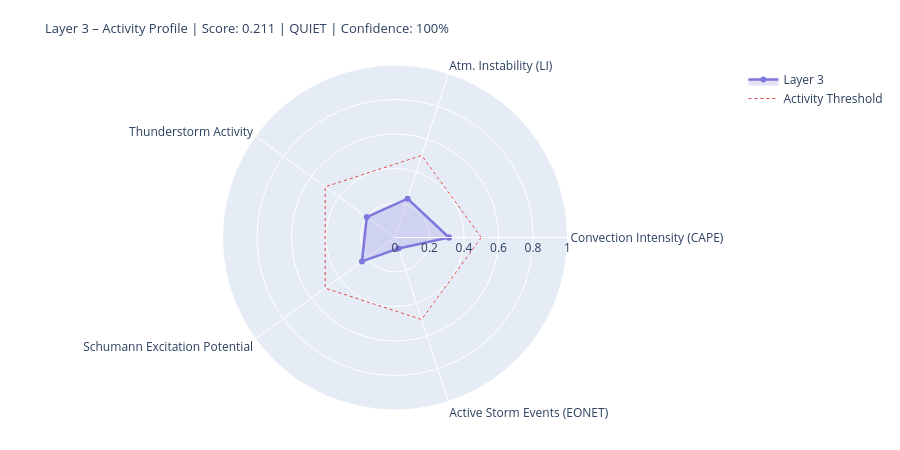

Source (notebook cell):
### Markdown cell above
---
## 4. State Assessment & Handoff to Layer 4/5

### Code cell
# ============================================================
# LAYER-3-SCORE
# Five dynamic components
# ============================================================

def norm(v, lo, hi):
    if v is None or (isinstance(v, float) and math.isnan(v)): return None
    return round(max(0.0, min(1.0, (v - lo) / (hi - lo))), 4)

# --- 1) Convection intensity (global CAPE mean) ---
cape_mean = df_atm['cape'].dropna().mean() if not df_atm.empty else None
conv_score = norm(cape_mean, 0, 3000)
conv_src   = 'primary' if cape_mean is not None else 'missing'

# --- 2) Atmospheric instability (LI mean) ---
li_mean   = df_atm['li'].dropna().mean() if not df_atm.empty else None
# Negative LI = unstable → higher score
instab_score = norm(-li_mean if li_mean is not None else None, -6, 6)
instab_src   = 'primary' if li_mean is not None else 'missing'

# --- 3) Thunderstorm activity (mean thunder score + WMO count) ---
thunder_mean = df_atm['thunder_score'].mean() if not df_atm.empty else None
n_thunder    = int(df_atm['thunderstorm'].sum()) if not df_atm.empty else 0
thunder_score_val = norm(
    (thunder_mean or 0) * 0.7 + n_thunder * 0.1, 0, 1.0
) if thunder_mean is not None else None
thunder_src = 'primary'

# --- 4) Schumann excitation potential (weighted Schumann contribution) ---
schumann_pot = df_atm['schumann_contribution'].mean() if not df_atm.empty else None
# Boosted by Layer-2 thunderstorm trigger
if schumann_pot is not None and l2_thunder:
    schumann_pot = min(1.0, schumann_pot * 1.2)
schumann_score = norm(schumann_pot, 0, 1.0) if schumann_pot is not None else None
schumann_src   = 'derived'

# --- 5) Storm activity (NASA EONET) ---
# Distinction: None = data not loaded, 0.0 = loaded but no events
storm_score = None
storm_src   = 'missing'
if raw.get('storms') is not None:          # API reached successfully
    storm_score = norm(len(storm_events), 0, 30) if storm_events else 0.0
    storm_src   = 'primary'

# X-Ray and Kp: context only, not in dynamic score
# (X-Ray = Layer-0/4 driver; Kp = geomagnetic index, not a lightning proxy)
xray_context = None
if raw.get('xray'):
    df_xc = pd.DataFrame(raw['xray'])
    fc = next((c for c in df_xc.columns
               if any(k in c.lower() for k in ['flux','long']) and 'time' not in c.lower()),
              df_xc.columns[1])
    df_xc[fc] = pd.to_numeric(df_xc[fc], errors='coerce')
    xray_last = df_xc[fc].dropna().iloc[-1] if not df_xc[fc].dropna().empty else None
    if xray_last:
        xray_class = ('X' if xray_last>=1e-4 else 'M' if xray_last>=1e-5
                      else 'C' if xray_last>=1e-6 else 'B')
        xray_context = {'flux': float(xray_last), 'class': xray_class}
        print(f'X-Ray context: {xray_class}-class ({xray_last:.2e} W/m²)')

# --- Aggregate ---
COMPONENTS = {
    'Convection Intensity (CAPE)':  {'score': conv_score,       'source': conv_src,    'dynamic': True},
    'Atm. Instability (LI)':         {'score': instab_score,     'source': instab_src,  'dynamic': True},
    'Thunderstorm Activity':              {'score': thunder_score_val, 'source': thunder_src, 'dynamic': True},
    'Schumann Excitation Potential':   {'score': schumann_score,   'source': schumann_src,'dynamic': True},
    'Active Storm Events (EONET)': {'score': storm_score,      'source': storm_src,   'dynamic': True},
}

available   = {k: v['score'] for k, v in COMPONENTS.items() if v['score'] is not None}
unavailable = [k for k, v in COMPONENTS.items() if v['score'] is None]
layer3_score = round(sum(available.values()) / len(available), 4) if available else None
confidence   = round(len(available) / len(COMPONENTS), 2)
level = ('unknown' if layer3_score is None
         else 'quiet'   if layer3_score < 0.3
         else 'moderate' if layer3_score < 0.6
         else 'active')
dominant_l3 = max(available, key=available.get) if available else 'none'

# --- Ausgabe ---
W = 68
print('=' * W)
print('LAYER 3 – ATMOSPHERE / WEATHER / THUNDERSTORMS – STATE ASSESSMENT')
print('=' * W)
for name, comp in COMPONENTS.items():
    s = comp['score']
    if s is not None:
        bar = '█' * int(s * 20) + '░' * (20 - int(s * 20))
        print(f'  {name:<36} {bar}  {s:.3f}  [{comp["source"]}]')
    else:
        print(f'  {name:<36} {"─" * 20}  n/a   [missing]')
print('-' * W)
print(f'  Score:        {layer3_score:.3f}  ({len(available)}/{len(COMPONENTS)} components)')
print(f'  Confidence:   {confidence:.0%}')
print(f'  Level:        {level.upper()}')
print(f'  Dominant:     {dominant_l3}')
print(f'  CAPE mean:    {cape_mean:.0f} J/kg' if cape_mean else '  CAPE mean:    n/a')
print(f'  LI mean:      {li_mean:.1f} K' if li_mean is not None else '  LI mean:      n/a')
print(f'  Thunderstorms:{n_thunder} points (WMO)  +  {len(storm_events)} NASA EONET')
print('=' * W)

# Radar
cats   = list(available.keys())
vals_r = list(available.values())
if len(cats) >= 3:
    fig = go.Figure()
    fig.add_trace(go.Scatterpolar(
        r=vals_r + [vals_r[0]], theta=cats + [cats[0]],
        fill='toself', fillcolor='rgba(127,119,221,0.22)',
        line=dict(color='#7F77DD', width=2.5), name='Layer 3'
    ))
    fig.add_trace(go.Scatterpolar(
        r=[0.5] * (len(cats)+1), theta=cats + [cats[0]],
        line=dict(color='#E24B4A', dash='dot', width=1),
        mode='lines', name='Activity Threshold'
    ))
    fig.update_layout(
        title=dict(
            text=f'Layer 3 – Activity Profile | Score: {layer3_score:.3f} | {level.upper()} | Confidence: {confidence:.0%}',
            font=dict(size=13)
        ),
        polar=dict(radialaxis=dict(visible=True, range=[0, 1])),
        height=450, showlegend=True,
        margin=dict(l=60, r=60, t=65, b=40)
    )
    fig.show()

### Figure 1 — Plotly figure (JSON) as saved in the notebook; plotly's stock layout.template omitted (floating-point values rounded to 4 significant figures)
{"data": [{"fill": "toself", "fillcolor": "rgba(127,119,221,0.22)", "line": {"color": "#7F77DD", "width": 2.5}, "name": "Layer 3", "r": [0.3127, 0.2367, 0.2022, 0.2368, 0.0667, 0.3127], "theta": ["Convection Intensity (CAPE)", "Atm. Instability (LI)", "Thunderstorm Activity", "Schumann Excitation Potential", "Active Storm Events (EONET)", "Convection Intensity (CAPE)"], "type": "scatterpolar"}, {"line": {"color": "#E24B4A", "dash": "dot", "width": 1}, "mode": "lines", "name": "Activity Threshold", "r": [0.5, 0.5, 0.5, 0.5, 0.5, 0.5], "theta": ["Convection Intensity (CAPE)", "Atm. Instability (LI)", "Thunderstorm Activity", "Schumann Excitation Potential", "Active Storm Events (EONET)", "Convection Intensity (CAPE)"], "type": "scatterpolar"}], "layout": {"height": 450, "margin": {"b": 40, "l": 60, "r": 60, "t": 65}, "polar": {"radialaxis": {"range": [0, 1], "visible": true}}, "showlegend": true, "title": {"font": {"size": 13}, "text": "Layer 3 – Activity Profile | Score: 0.211 | QUIET | Confidence: 100%"}}}
